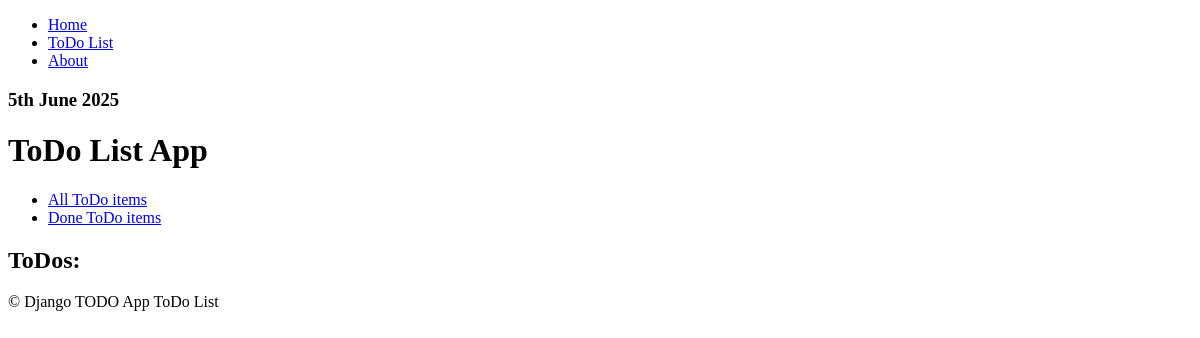
Page /todos/ on the earlier database version.
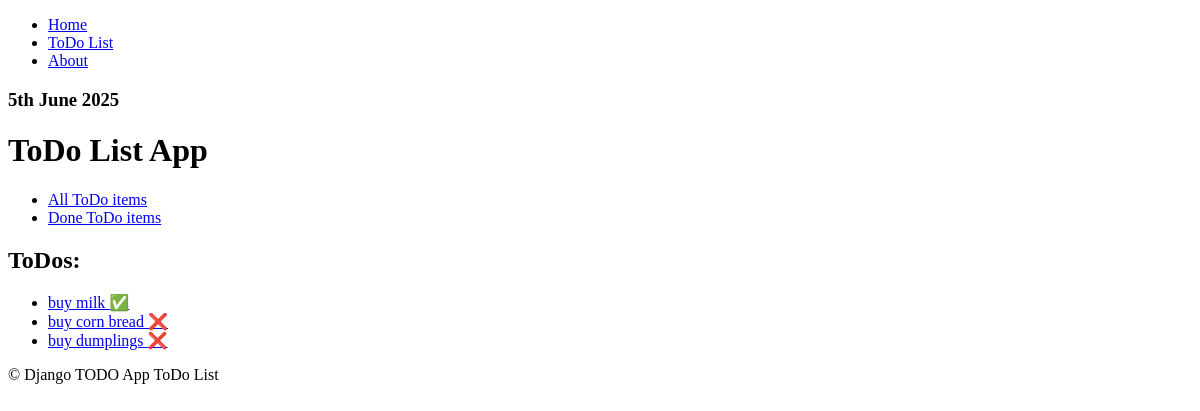
Same page on the later database version.
### todolist/models.py (models this page shows, shortened)
class TodoItem(models.Model):
    class Meta:
        ordering = ('id',)
        verbose_name = "ToDo Item"
    title = models.CharField(max_length=255)
    done = models.BooleanField(default=False)

### todolist/views.py (the view)
# urls.py: path('', views.TodoListIndexView.as_view(), name='index'),
class TodoListIndexView(ListView):
    template_name = 'todolist/index.html'
    model = TodoItem
    queryset = TodoItem.objects.all()

### todolist/templates/todolist/index.html (shortened to what this page needs)
{% extends 'todolist/base.html' %}
{% block body %}
    <h1>ToDo List App</h1>
    <ul>
        <li><a href="{% url 'todolist:list' %}">All ToDo items</a></li>
        <li><a href="{% url 'todolist:done' %}">Done ToDo items</a></li>
    </ul>
    <h2>ToDos:</h2>
    {% include 'todolist/components/todo_items_list.html' %}
{% endblock %}

### todolist/templates/todolist/base.html
{% extends 'base.html' %}
{% block footer %}
    ToDo List
{% endblock footer %}

### templates/base.html (shortened to what this page needs)
<!DOCTYPE html>
<html lang="en">
<head>
</head>
<body>
  {% include 'components/navbar.html' %}
  {% block body %}{% endblock body %}
  <footer>
    &copy; Django TODO App
      {% block footer %}
      {% endblock footer %}
  </footer>
</body>
</html>

### templates/components/navbar.html
<nav>
    <ul>
      <li><a href="{% url 'index' %}">Home</a></li>
      <li><a href="{% url 'todolist:index' %}">ToDo List</a></li>
      <li><a href="#">About</a></li>
    </ul>
</nav>
<h3>{% now "jS F Y" %}</h3>

### todolist/templates/todolist/components/todo_items_list.html
<ul>
    {% for todo in object_list %}
        <li>
            <a href="{% url 'todolist:detail' pk=todo.id %}">
                {{ todo.title }}
                {% if todo.done %}
                    ✅
                {% else %}
                    ❌
                {% endif %}
            </a>
        </li>
    {% endfor %}
</ul>

Differences in the rows shown:
added TodoItem: title "buy milk"
added TodoItem: title "buy corn bread"
added TodoItem: title "buy dumplings"
